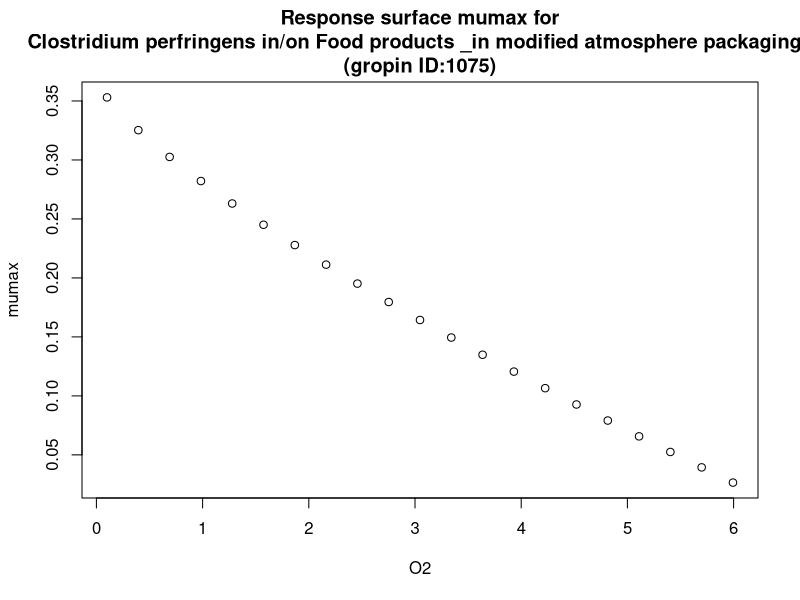

This figure's R source:
#############################
# start of Parameter script
#############################
O2 <- seq(0.1001,5.99400599400599,length.out=21)
#############################
# end of Parameter script
#############################
############################# 
# start of Model script Gropin ID 1075 
#############################
 
# constant coefficients for this model
 
variables <- data.frame(O2)
argumentsPar <- expand.grid(variables)
 
# heart of the model
response_surface <- function(O2) {
   mumax <-0.368*(1-(O2/6.61)^0.764)

return(mumax=mumax)
} 

# output parameters
responseSurface <- cbind(argumentsPar,response_surface(argumentsPar['O2']))
colnames(responseSurface) <- c(colnames(argumentsPar),'mumax')
#############################
# End of Model script
#############################
############################# 
# start of Visualisation script Gropin ID 1075 
#############################
plot(O2,responseSurface$'mumax',xlab='O2',
                          ylab='mumax',main='Response surface mumax for
Clostridium perfringens in/on Food products _in modified atmosphere packaging_
(gropin ID:1075)')
#############################
# End of Visualisation script
#############################
